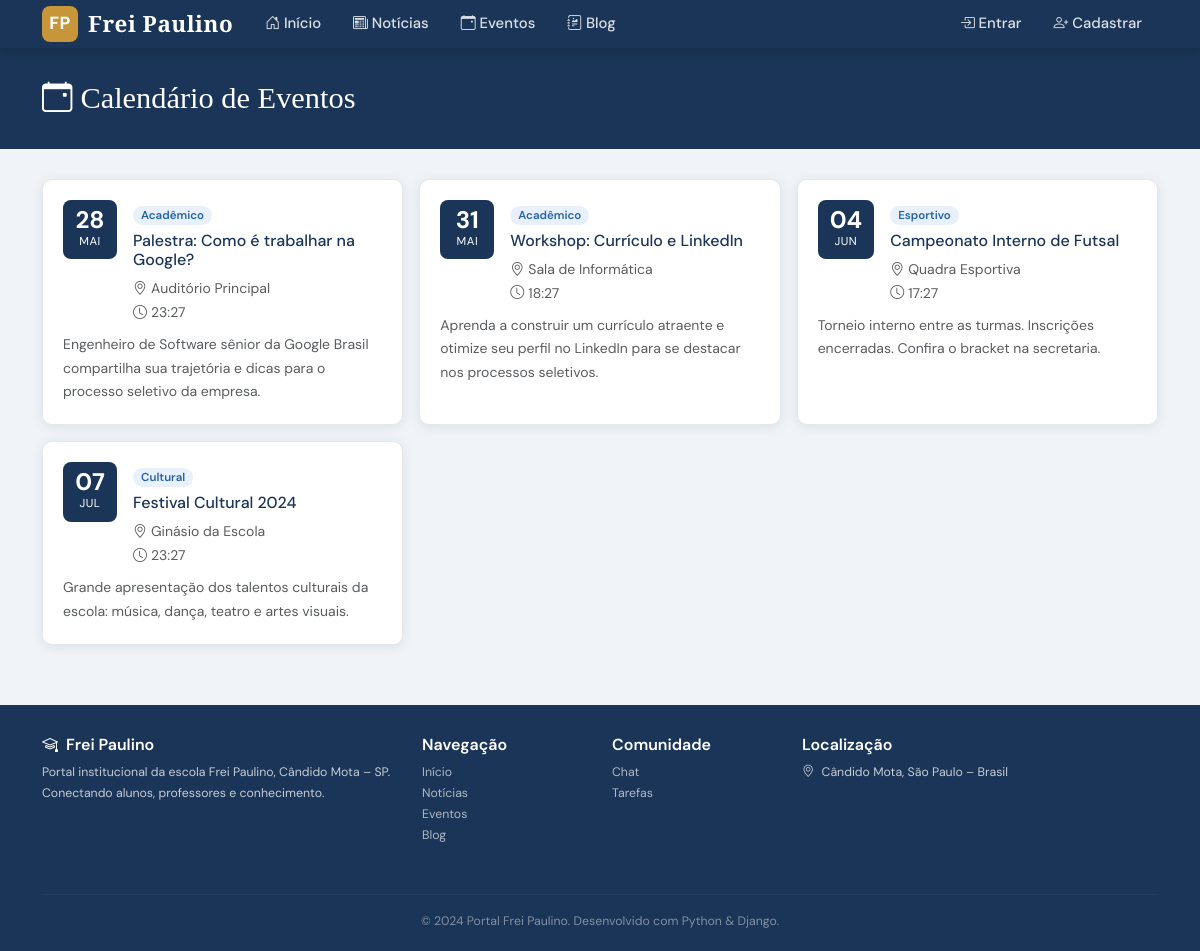
Screenshot of /noticias/eventos/ with the database file from the repository.
### noticias/models.py (models this page shows, shortened)
class Evento(models.Model):
    CATEGORIA_CHOICES = [
        ('academico', 'Acadêmico'),
        ('cultural', 'Cultural'),
        ('esportivo', 'Esportivo'),
        ('outro', 'Outro'),
    ]
    titulo = models.CharField(max_length=200)
    descricao = models.TextField()
    data_inicio = models.DateTimeField()
    data_fim = models.DateTimeField(blank=True, null=True)
    local = models.CharField(max_length=200, blank=True)
    categoria = models.CharField(max_length=20, choices=CATEGORIA_CHOICES, default='academico')
    criado_por = models.ForeignKey(Usuario, on_delete=models.CASCADE)
    class Meta:
        ordering = ['data_inicio']

### noticias/views.py (the view)
# urls.py: path('eventos/', views.lista_eventos, name='lista_eventos'),
def lista_eventos(request):
    eventos = Evento.objects.filter(data_inicio__gte=timezone.now())
    return render(request, 'noticias/eventos.html', {'eventos': eventos})

### templates/noticias/eventos.html (shortened to what this page needs)
{% extends 'base.html' %}
{% block content %}
<div class="page-header">
  <div class="container">
    <h1><i class="bi bi-calendar-event me-2"></i>Calendário de Eventos</h1>
  </div>
</div>
<div class="container">
  <div class="row g-3">
    {% for evento in eventos %}
    <div class="col-md-6 col-lg-4">
      <div class="card h-100">
        <div class="card-body">
          <div class="evento-item" style="padding:0;border:none;">
            <div class="evento-data">
              <div class="dia">{{ evento.data_inicio|date:"d" }}</div>
              <div class="mes">{{ evento.data_inicio|date:"M" }}</div>
            </div>
            <div>
              <span class="badge-cat">{{ evento.get_categoria_display }}</span>
              <h6 class="mt-1" style="color:var(--azul);">{{ evento.titulo }}</h6>
              {% if evento.local %}<div class="small text-muted"><i class="bi bi-geo-alt me-1"></i>{{ evento.local }}</div>{% endif %}
              <div class="small text-muted"><i class="bi bi-clock me-1"></i>{{ evento.data_inicio|date:"H:i" }}</div>
            </div>
          </div>
          <p class="small text-muted mt-2 mb-0">{{ evento.descricao|truncatewords:20 }}</p>
        </div>
      </div>
    </div>
    {% empty %}
    <div class="col-12 text-center text-muted py-5"><div style="font-size:3rem;">📅</div><p>Nenhum evento próximo.</p></div>
    {% endfor %}
  </div>
</div>
{% endblock %}

### static/css/portal.css (style rules this page uses)
:root { --azul: #1a3557; --azul-medio: #2563a8; --azul-claro: #e8f0fb; --dourado: #c8963a; --dourado-claro: #fdf4e3; --cinza-escuro: #2d2d2d; --cinza: #6b7280; --cinza-claro: #f3f4f6; --branco: #ffffff; --verde: #16a34a; --vermelho: #dc2626; --borda: #e5e7eb; --sombra: 0 2px 12px rgba(26,53,87,0.10); --sombra-hover: 0 6px 24px rgba(26,53,87,0.16); --radius: 10px; }
*, *::before, *::after { box-sizing: border-box; margin: 0; padding: 0; }
body { font-family: 'DM Sans', sans-serif; background: #f0f4f8; color: var(--cinza-escuro); line-height: 1.7; min-height: 100vh; }
h1, h2, h3, h4, h5 { font-family: 'Playfair Display', serif; color: var(--azul); }
.card { background: var(--branco); border: 1px solid var(--borda); border-radius: var(--radius); box-shadow: var(--sombra); overflow: hidden; transition: box-shadow 0.2s, transform 0.2s; }
.card-body { padding: 20px; }
.badge-cat { font-size: 0.72rem; background: var(--azul-claro); color: var(--azul-medio); padding: 2px 8px; border-radius: 20px; font-weight: 600; }
.evento-item { display: flex; gap: 16px; align-items: flex-start; padding: 14px 0; border-bottom: 1px solid var(--borda); }
.evento-data { background: var(--azul); color: white; border-radius: 8px; padding: 8px 12px; text-align: center; min-width: 54px; flex-shrink: 0; }
.evento-data .dia { font-size: 1.5rem; font-weight: 700; line-height: 1; }
.evento-data .mes { font-size: 0.72rem; text-transform: uppercase; letter-spacing: 0.5px; }
.page-header { background: var(--azul); color: white; padding: 32px 0 24px; margin-bottom: 30px; }
.page-header h1 { color: white; font-size: 1.9rem; }

### rows the page displays
Evento: data_inicio "28", data_inicio "MAI", categoria "Acadêmico", titulo "Palestra: Como é trabalhar na Google?", local "Auditório Principal", data_inicio "23:27", descricao "Engenheiro de Software sênior da Google Brasil compartilha sua trajetória e dicas para o processo seletivo da empresa."
Evento: data_inicio "31", data_inicio "MAI", categoria "Acadêmico", titulo "Workshop: Currículo e LinkedIn", local "Sala de Informática", data_inicio "18:27", descricao "Aprenda a construir um currículo atraente e otimize seu perfil no LinkedIn para se destacar nos processos seletivos."
Evento: data_inicio "04", data_inicio "JUN", categoria "Esportivo", titulo "Campeonato Interno de Futsal", local "Quadra Esportiva", data_inicio "17:27", descricao "Torneio interno entre as turmas. Inscrições encerradas. Confira o bracket na secretaria."
Evento: data_inicio "07", data_inicio "JUL", categoria "Cultural", titulo "Festival Cultural 2024", local "Ginásio da Escola", data_inicio "23:27", descricao "Grande apresentação dos talentos culturais da escola: música, dança, teatro e artes visuais."
